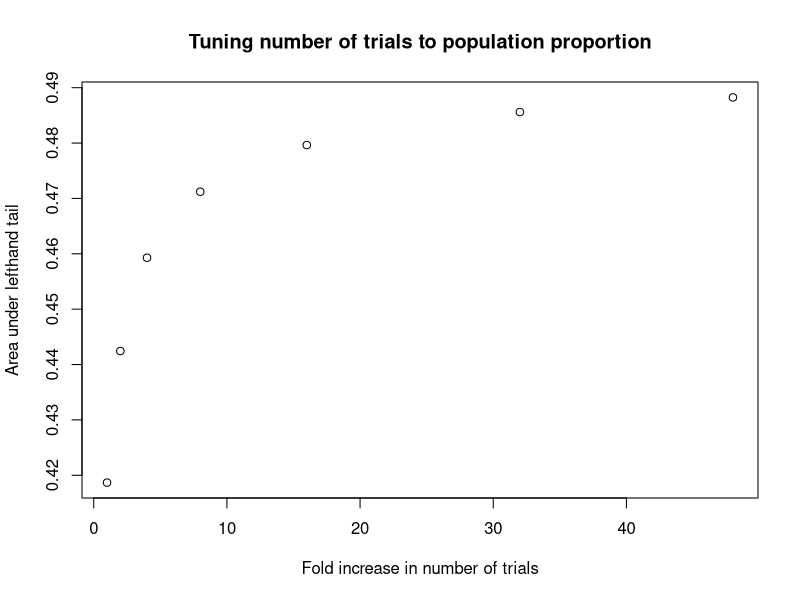
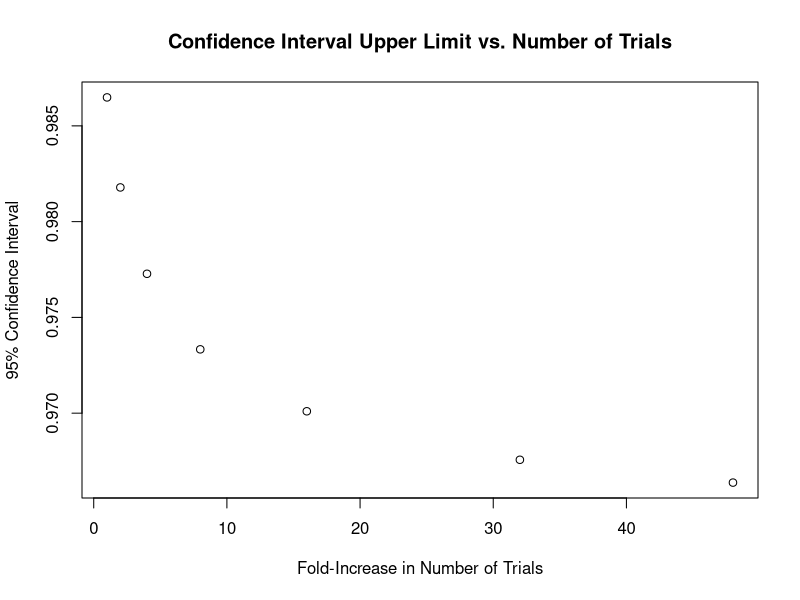
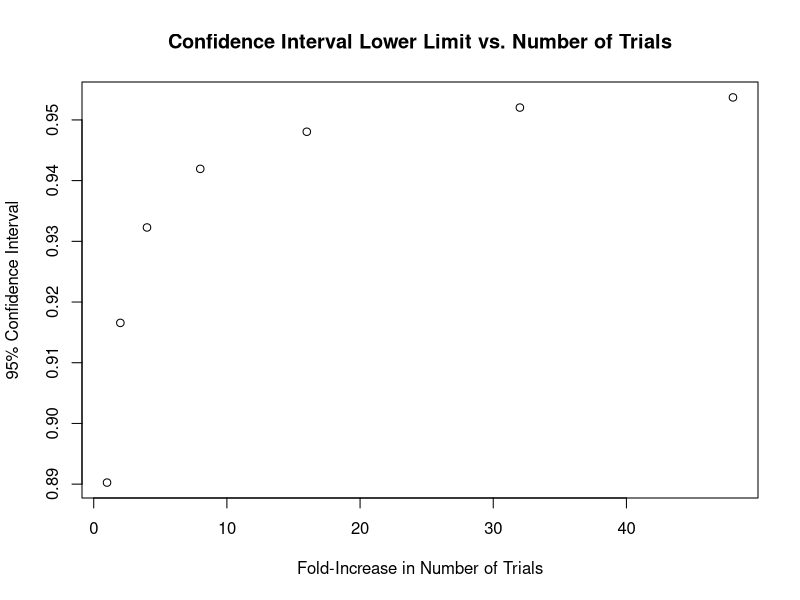

Recreate these plots in R, in order.
## ---- chunk 1
successes <- 73
trials <- 76
proportion <- as.double(successes) / as.double(trials)
## ---- chunk 2
epi_wilson_ci <- 
  epitools::binom.wilson(x = successes, n = trials, conf.level = 0.95)
print(epi_wilson_ci)
## ---- chunk 3
# computational equivalent of binom.wilson from CRAN 'epitools' package
binom.wilson <-
  function(x, n, conf.level = 0.95) {
    lambda  <- qnorm(0.5*(1 + conf.level))
    # Adapted from Wilson 1927, mostly by multipling numerator
    #   and denominator by n to reduce roundoff error
    nt     <- ( lambda^2 )
    np_0   <- x
    nq_0   <- n - x
    denom   <- n + nt
    center  <- ( np_0 + nt / 2 )
    radical <- ( np_0 * nq_0 + n * (nt / 4) ) * nt / n
    delta   <- sqrt(radical)
    R.lower <- ( center - delta ) / denom
    R.upper <- ( center + delta ) / denom
    data.frame(
      x = x,
      n = n,
      proportion = as.double(np_0) / as.double(n), 
      lower = R.lower,
      upper = R.upper,
      conf.level = conf.level
    )
  }
wilson_ci <- binom.wilson(x = successes, n = trials, conf.level = 0.95)
print(wilson_ci)
## ---- chunk 4
print(wilson_ci$lower - epi_wilson_ci$lower)
print(wilson_ci$upper - epi_wilson_ci$upper)
## ---- chunk 5
low.guess <- 0.90816
1 - pbinom(q = successes, size = trials, prob = low.guess)
## ---- chunk 6
high.guess <- 0.99178
1 - pbinom(q = successes, size = trials, prob = high.guess, lower.tail = FALSE)
## ---- chunk 7
1 - pbinom(q = successes, size = trials, prob = proportion)
## ---- chunk 8
1 - pbinom(q = 100 * successes, size = 100 * trials, prob = proportion)
## ---- chunk 9
plot(
  x = x <- c(1,2,4,8,16,32,48),
  y = y <- sapply(
    X = x, 
    FUN = function(x){
      1 - pbinom(q = x * successes, size = x * trials, prob = proportion)
    }
  ),
  xlab = "Fold increase in number of trials",
  ylab = "Area under lefthand tail",
  main = "Tuning number of trials to population proportion"
)
## ---- chunk 10
cat(
  sprintf("For %d successes over %d trials:"
  , wilson_ci$x
  , wilson_ci$n
  ),
  sprintf("Proportion: %f"
  , wilson_ci$proportion
  ),
  sprintf("Wilson estimate of confidence interval for proportion: [%f,%f]"
  , wilson_ci$lower
  , wilson_ci$upper
  ),
  sprintf("My low and high guesses: %f,%f"
  , low.guess
  , high.guess
  ),
  sprintf("Differences from my guesses: %f, %f"
  , wilson_ci$lower - low.guess
  , wilson_ci$upper - high.guess
  ),
  sep = "\n"
)
## ---- chunk 11
print(binom.wilson(x = 8 * successes, n = 8 * trials, conf.level = 0.95))
x <- c(1,2,4,8,16,32,48)
y.lower <- sapply(
  X = x,
  FUN = function(x){
    binom.wilson(x = x * successes, n = x * trials, conf.level = 0.95)$lower
  }
)
y.upper <- sapply(
  X = x,
  FUN = function(x){
    binom.wilson(x = x * successes, n = x * trials, conf.level = 0.95)$upper
  }
)
lbl_upper <- "Confidence Interval Upper Limit vs. Number of Trials"
lbl_lower <- "Confidence Interval Lower Limit vs. Number of Trials"
lbl_x <- "Fold-Increase in Number of Trials"
lbl_y <- "95% Confidence Interval"
plot(x = x, y = y.upper, main = lbl_upper, xlab = lbl_x, ylab = lbl_y)
plot(x = x, y = y.lower, main = lbl_lower, xlab = lbl_x, ylab = lbl_y)
## ---- chunk 12
cat("\\newpage")
